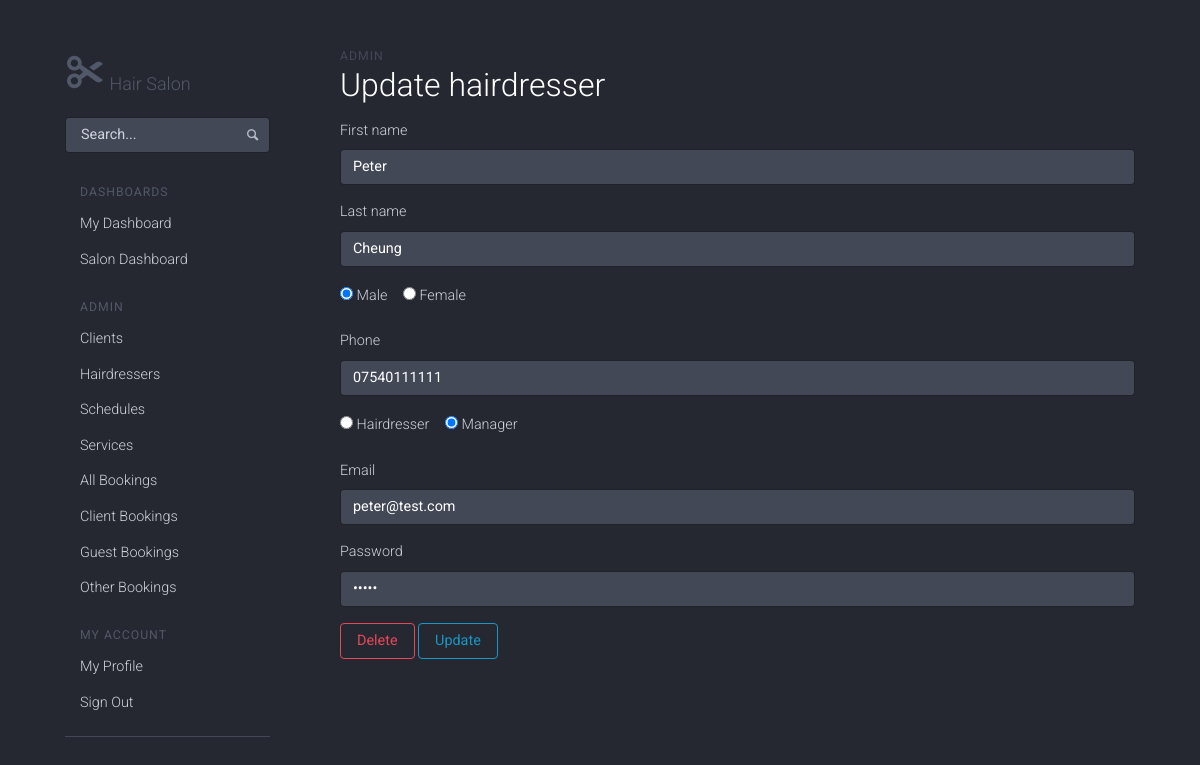
The page /admin/hairdresser_edit.php?id=1 (signed in) on the database its author committed.
### tables this page shows
CREATE TABLE users (
    id INT AUTO_INCREMENT PRIMARY KEY,
    first_name VARCHAR(45) NOT NULL,
    last_name VARCHAR(45) NOT NULL,
    email VARCHAR(90) UNIQUE NOT NULL,
    password VARCHAR(255) NOT NULL,
    tel VARCHAR(30) NOT NULL,
    gender INT NOT NULL,
    role_id INT NOT NULL,
    created_at TIMESTAMP DEFAULT '0000-00-00 00:00:00',
    changed_at TIMESTAMP DEFAULT NOW() ON UPDATE CURRENT_TIMESTAMP,
    FOREIGN KEY(role_id) REFERENCES roles(id)
);

### admin/includes/class_database.php (called while the page is built, shortened)
<?php
class Database {
  public $connection;
  public function open_db_connection() {
    $this->connection = new mysqli(DB_HOST, DB_USER, DB_PASS, DB_NAME);
  }
  public function query($sql) {
    $result = $this->connection->query($sql);
    return $result;
  }
}
$database = new Database();
?>

### admin/includes/class_db_object.php (called while the page is built, shortened)
<?php
abstract class Db_object {
  public static function find_by_id($id) {
    $the_result_array = static::find_by_query("SELECT * FROM " . static::$db_table . " WHERE id = $id LIMIT 1");
    return !empty($the_result_array) ? array_shift($the_result_array) : false;
  }
  public static function find_by_query($sql) {
    global $database;
    $result_set = $database->query($sql);
    $the_object_array = array();
    while ($row = mysqli_fetch_array($result_set)) {
      $the_object_array[] = static::instantiate($row);
    }
    return $the_object_array;
  }
  private function has_attribute($the_attribute) {
    $object_properties = get_object_vars($this);
    return array_key_exists($the_attribute, $object_properties);
  }
  public static function instantiate($the_record) {
    $the_object = new $calling_class;
    foreach ($the_record as $the_attribute => $value) {
      if ($the_object->has_attribute($the_attribute)) {
        $the_object->$the_attribute = $value;
      }
    }
    return $the_object;
  }
}
?>

### admin/hairdresser_edit.php (the view, shortened to what this page needs)
<?php include("includes/header.php"); ?>
<?php
if(empty($_GET['id'])) {
  redirect("hairdressers.php");
} else {
  $hairdresser = Hairdresser::find_by_id($_GET['id']);
}
?>
    <div class="col-md-9 content">
      <div class="dashhead">
        <div class="dashhead-titles">
          <h6 class="dashhead-subtitle">Admin</h6>
          <h2 class="dashhead-title">Update hairdresser</h2>
        </div>
      </div>
      <form id="login-id" action="" method="post">
        <div class="form-group">
            <label for="first_name">First name</label>
            <input type="text" class="form-control" name="first_name" value="<?php echo $hairdresser->first_name; ?>">
        </div>
        <div class="form-group">
            <label for="last_Name">Last name</label>
            <input type="text" class="form-control" name="last_name" value="<?php echo $hairdresser->last_name; ?>">
        </div>
        <fieldset class="form-group">
          <div class="form-check form-check-inline">
            <label class="form-check-label">
            <?php if($hairdresser->gender == 1) : ?>
            <input class="form-check-input" type="radio" name="gender" id="hairdresserGenderRadio1" value="1" checked>
            <?php else : ?>
            <input class="form-check-input" type="radio" name="gender" id="hairdresserGenderRadio1" value="1">
            <?php endif; ?>
            Male
            </label>
            </div>
          <div class="form-check form-check-inline">
            <label class="form-check-label">
            <?php if($hairdresser->gender == 2) : ?>
            <input class="form-check-input" type="radio" name="gender" id="hairdresserGenderRadio2" value="2" checked>
            <?php else : ?>
            <input class="form-check-input" type="radio" name="gender" id="hairdresserGenderRadio2" value="2">
            <?php endif; ?>
            Female
            </label>
          </div>
        </fieldset>
        <div class="form-group">
          <label for="tel">Phone</label>
          <input type="text" class="form-control" name="tel" value="<?php echo $hairdresser->tel; ?>">
        </div>
        <fieldset class="form-group">
          <div class="form-check form-check-inline">
            <label class="form-check-label">
            <?php if($hairdresser->role_id == 2) : ?>
            <input class="form-check-input" type="radio" name="role_id" id="hairdresserRoleRadio1" value="2" checked>
            <?php else : ?>
            <input class="form-check-input" type="radio" name="role_id" id="hairdresserRoleRadio1" value="2">
            <?php endif; ?>
            Hairdresser
            </label>
            </div>
          <div class="form-check form-check-inline">
            <label class="form-check-label">
            <?php if($hairdresser->role_id == 1) : ?>
            <input class="form-check-input" type="radio" name="role_id" id="hairdresserRoleRadio2" value="1" checked>
            <?php else : ?>
            <input class="form-check-input" type="radio" name="role_id" id="hairdresserRoleRadio2" value="1">
            <?php endif; ?>
            Manager
            </label>
          </div>
        </fieldset>
        <div class="form-group">
	        <label for="email">Email</label>
	        <input type="text" class="form-control" name="email" value="<?php echo $hairdresser->email; ?>">
        </div>
        <div class="form-group">
	        <label for="password">Password</label>
	        <input type="password" class="form-control" name="password" value="<?php echo $hairdresser->password; ?>">
        </div>
        <div class="form-group">
          <a class="btn btn-outline-danger" href="hairdresser_delete.php?id=<?php echo $hairdresser->id; ?>">Delete</a>
          <input class="btn btn-outline-primary" type="submit" name="update" value="Update">
        </div>
      </form>
      </div>
<?php include("includes/footer.php"); ?>

### admin/assets/css/application.css (style rules this page uses)
body { padding-top: 20px; padding-bottom: 20px; }
@media (min-width: 768px) { body { padding-top: 50px; padding-bottom: 50px; } }
h1, h2, h3, h4, h5, h6, .h1, .h2, .h3, .h4, .h5, .h6 { margin-top: 0; }

### admin/includes/header.php (style rules this page uses)
body { width: 1px; min-width: 100%; *width: 100%; }

### rows shown on the page
users: first_name "Peter", last_name "Cheung", tel "07540111111", email "peter@test.com"
